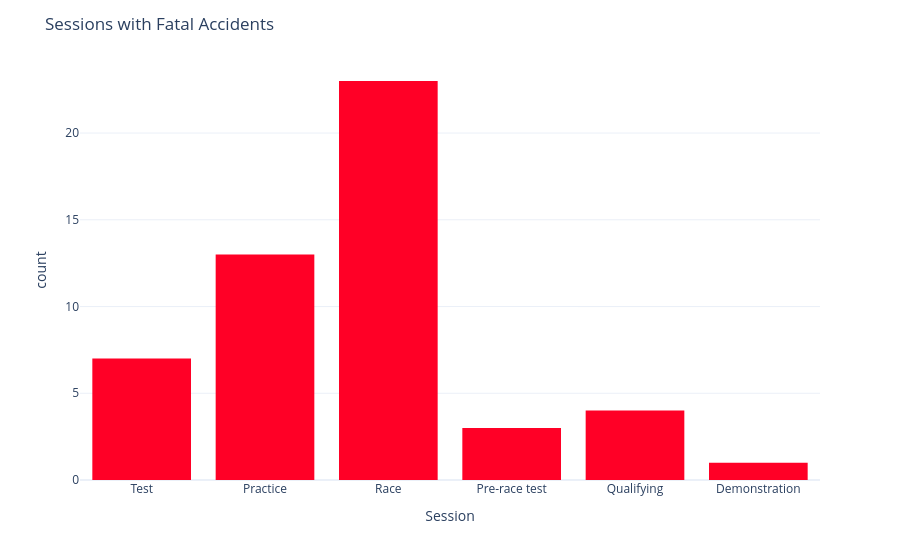

Notebook cell for this chart:
### Code cell
# type of session
fig = px.histogram(fatal_accidents_drivers,
                   x="Session",
)

fig.update_layout(
    template="plotly_white",
    title = "Sessions with Fatal Accidents"
)

fig.update_traces(
    marker_color="#FF0026"
)

fig.show()

### Figure 1 — Plotly figure (JSON) as saved in the notebook; plotly's stock layout.template omitted (floating-point values rounded to 4 significant figures)
{"data": [{"alignmentgroup": "True", "bingroup": "x", "hovertemplate": "Session=%{x}<br>count=%{y}<extra></extra>", "legendgroup": "", "marker": {"color": "#FF0026", "pattern": {"shape": ""}}, "name": "", "offsetgroup": "", "orientation": "v", "showlegend": false, "type": "histogram", "x": ["Test", "Practice", "Practice", "Practice", "Race", "Practice", "Race", "Test", "Practice", "Race", "Race", "Race", "Race", "Pre-race test", "Practice", "Pre-race test", "Race", "Race", "Practice", "Test", "Race", "Practice", "Practice", "Practice", "Race", "Race", "Test", "Race", "Practice", "Race", "Race", "Qualifying", "Race", "Race", "Qualifying", "Pre-race test", "Race", "Practice", "Race", "Practice", "Race", "Test", "Qualifying", "Race", "Test", "Qualifying", "Race", "Demonstration", "Race", "Test", "Race"], "xaxis": "x", "yaxis": "y"}], "layout": {"autosize": true, "barmode": "relative", "legend": {"tracegroupgap": 0}, "margin": {"t": 60}, "title": {"text": "Sessions with Fatal Accidents"}, "xaxis": {"anchor": "y", "autorange": true, "domain": [0, 1], "range": [-0.5, 5.5], "title": {"text": "Session"}, "type": "category"}, "yaxis": {"anchor": "x", "autorange": true, "domain": [0, 1], "range": [0, 24.21], "title": {"text": "count"}}}}
